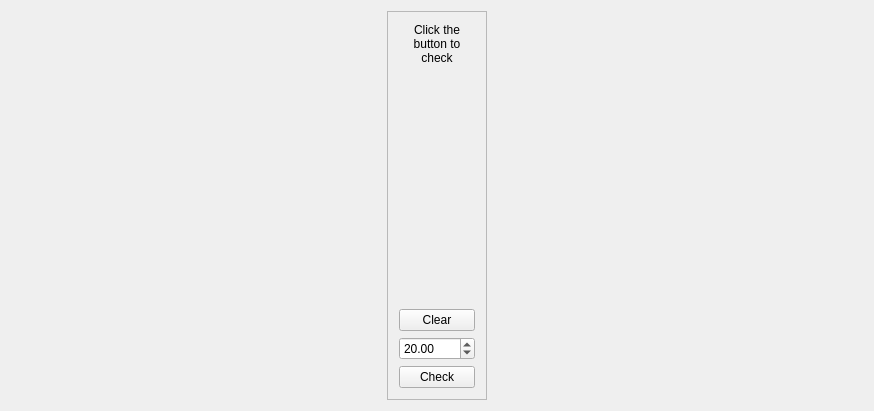
<?xml version="1.0" encoding="UTF-8"?>
<ui version="4.0">
 <class>MainWindow</class>
 <widget class="QMainWindow" name="MainWindow">
  <property name="geometry">
   <rect>
    <x>0</x>
    <y>0</y>
    <width>874</width>
    <height>411</height>
   </rect>
  </property>
  <property name="windowTitle">
   <string>DrawTreeWindow</string>
  </property>
  <widget class="QWidget" name="centralWidget">
   <layout class="QHBoxLayout" name="horizontalLayout_3">
    <item>
     <widget class="DrawingPlace" name="LeftWidget" native="true"/>
    </item>
    <item>
     <widget class="QFrame" name="frame">
      <property name="minimumSize">
       <size>
        <width>100</width>
        <height>0</height>
       </size>
      </property>
      <property name="maximumSize">
       <size>
        <width>100</width>
        <height>16777215</height>
       </size>
      </property>
      <property name="layoutDirection">
       <enum>Qt::LeftToRight</enum>
      </property>
      <property name="frameShape">
       <enum>QFrame::StyledPanel</enum>
      </property>
      <property name="frameShadow">
       <enum>QFrame::Raised</enum>
      </property>
      <layout class="QVBoxLayout" name="verticalLayout_3">
       <item>
        <widget class="QLabel" name="label">
         <property name="minimumSize">
          <size>
           <width>0</width>
           <height>40</height>
          </size>
         </property>
         <property name="text">
          <string>Click the button to check</string>
         </property>
         <property name="alignment">
          <set>Qt::AlignCenter</set>
         </property>
         <property name="wordWrap">
          <bool>true</bool>
         </property>
        </widget>
       </item>
       <item>
        <spacer name="verticalSpacer">
         <property name="orientation">
          <enum>Qt::Vertical</enum>
         </property>
         <property name="sizeHint" stdset="0">
          <size>
           <width>20</width>
           <height>37</height>
          </size>
         </property>
        </spacer>
       </item>
       <item>
        <widget class="QPushButton" name="pushButton_2">
         <property name="text">
          <string>Clear</string>
         </property>
        </widget>
       </item>
       <item>
        <widget class="QDoubleSpinBox" name="doubleSpinBox">
         <property name="value">
          <double>20.000000000000000</double>
         </property>
        </widget>
       </item>
       <item>
        <widget class="QPushButton" name="pushButton">
         <property name="text">
          <string>Check</string>
         </property>
        </widget>
       </item>
      </layout>
     </widget>
    </item>
    <item>
     <widget class="DrawingPlace" name="RightWidget" native="true">
      <property name="autoFillBackground">
       <bool>false</bool>
      </property>
      <property name="styleSheet">
       <string notr="true"/>
      </property>
     </widget>
    </item>
   </layout>
   <zorder>LeftWidget</zorder>
   <zorder>RightWidget</zorder>
   <zorder>frame</zorder>
  </widget>
 </widget>
 <layoutdefault spacing="6" margin="11"/>
 <customwidgets>
  <customwidget>
   <class>DrawingPlace</class>
   <extends>QWidget</extends>
   <header>DrawingPlace.h</header>
   <container>1</container>
  </customwidget>
 </customwidgets>
 <resources/>
 <connections/>
</ui>
